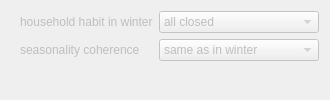
                <widget class="QFrame" name="frame_2">
                 <property name="enabled">
                  <bool>false</bool>
                 </property>
                 <layout class="QFormLayout" name="formLayout_7">
                  <property name="leftMargin">
                   <number>20</number>
                  </property>
                  <item row="0" column="0">
                   <widget class="QLabel" name="label_26">
                    <property name="text">
                     <string>household habit in winter</string>
                    </property>
                   </widget>
                  </item>
                  <item row="0" column="1">
                   <widget class="QComboBox" name="hhhabits">
                    <property name="sizePolicy">
                     <sizepolicy hsizetype="Preferred" vsizetype="Fixed">
                      <horstretch>1</horstretch>
                      <verstretch>0</verstretch>
                     </sizepolicy>
                    </property>
                    <item>
                     <property name="text">
                      <string>all closed</string>
                     </property>
                    </item>
                    <item>
                     <property name="text">
                      <string>all shortly opened</string>
                     </property>
                    </item>
                    <item>
                     <property name="text">
                      <string>day/night</string>
                     </property>
                    </item>
                    <item>
                     <property name="text">
                      <string>Bedr opened most</string>
                     </property>
                    </item>
                    <item>
                     <property name="text">
                      <string>short/long presence</string>
                     </property>
                    </item>
                   </widget>
                  </item>
                  <item row="1" column="0">
                   <widget class="QLabel" name="label_27">
                    <property name="text">
                     <string>seasonality coherence</string>
                    </property>
                   </widget>
                  </item>
                  <item row="1" column="1">
                   <widget class="QComboBox" name="seasonality">
                    <property name="sizePolicy">
                     <sizepolicy hsizetype="Preferred" vsizetype="Fixed">
                      <horstretch>1</horstretch>
                      <verstretch>0</verstretch>
                     </sizepolicy>
                    </property>
                    <item>
                     <property name="text">
                      <string>same as in winter</string>
                     </property>
                    </item>
                    <item>
                     <property name="text">
                      <string>all opened more</string>
                     </property>
                    </item>
                    <item>
                     <property name="text">
                      <string>dayzone opened more</string>
                     </property>
                    </item>
                    <item>
                     <property name="text">
                      <string>nightzone opened more</string>
                     </property>
                    </item>
                   </widget>
                  </item>
                 </layout>
                </widget>
